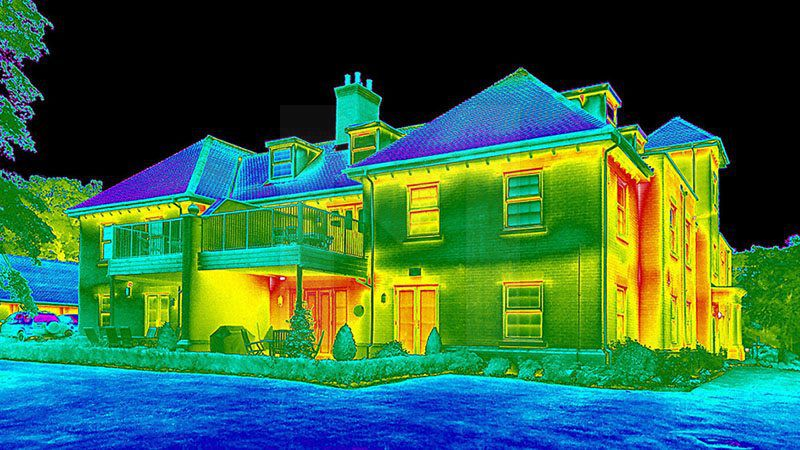
#> input picture MiKMOI/lab1/3_task.jpg, 800 x 450 px
$ python task3.py
#> lines starting #> are read from the running program, lines starting #| are printed output that depends on the picture
import cv2
import matplotlib.pyplot as plt
import numpy as np

# 1. Загрузка исходного изображения
image_path = '3_task.jpg'
img = cv2.imread(image_path, cv2.IMREAD_GRAYSCALE)
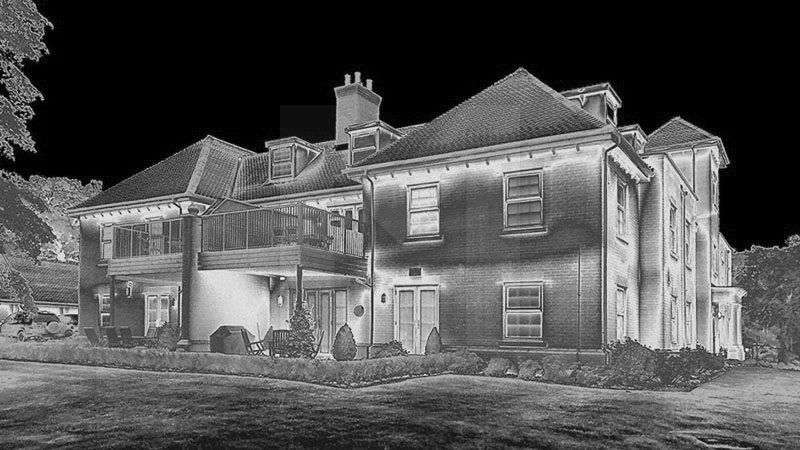
#> img: shape (450, 800); min 0, max 253, mean 83.2

if img is None:
  raise FileNotFoundError(
      f"Ошибка: не удалось загрузить изображение."
  )

# 2. Применение степенного преобразования (Gamma-коррекция) с γ > 1
gamma = 2.5

def power_law_transform(image, gamma_val):
  # Создаем таблицу перекодировки (LUT) для эффективного применения степенной функции
  # Формула: s = c * (r / 255) ^ gamma * 255, где c = 255
#> called with gamma_val = 2.5
  table = np.array(
      [((i / 255.0) ** gamma_val) * 255 for i in np.arange(0, 256)]
  ).astype('uint8')
  return cv2.LUT(image, table)
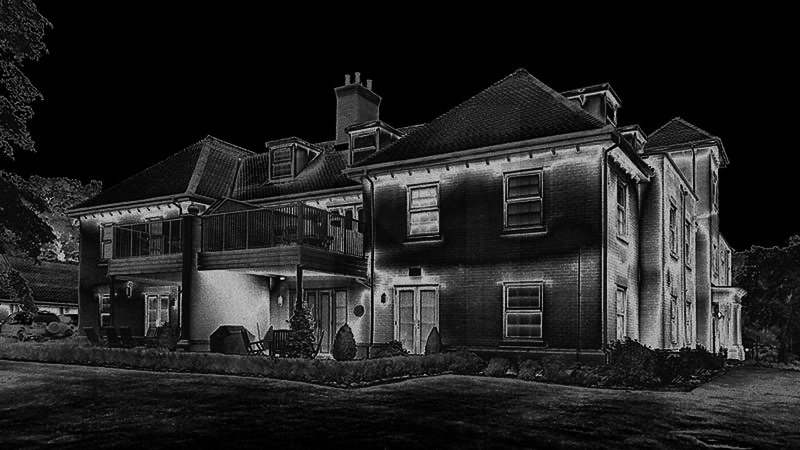
#> returned value: shape (450, 800); min 0, max 250, mean 33.8
img_processed = power_law_transform(img, gamma)

# 3. Визуализация результатов (Изображения и гистограммы)
plt.figure(figsize=(14, 10))

# Исходное изображение
plt.subplot(2, 2, 1)
plt.imshow(img, cmap='gray', vmin=0, vmax=255)
plt.title('1. Исходная термограмма')
plt.axis('off')

# Гистограмма исходного изображения
plt.subplot(2, 2, 2)
plt.hist(
    img.ravel(), bins=256, range=[0, 256], color='dimgray', edgecolor='black'
)
plt.title('Гистограмма исходного изображения')
plt.xlabel('Яркость пикселя')
plt.ylabel('Количество')

# Обработанное изображение
plt.subplot(2, 2, 3)
plt.imshow(img_processed, cmap='gray', vmin=0, vmax=255)
plt.title(f'2. Обработанное изображение (γ = {gamma})')
plt.axis('off')

# Гистограмма обработанного изображения
plt.subplot(2, 2, 4)
plt.hist(
    img_processed.ravel(),
    bins=256,
    range=[0, 256],
    color='dimgray',
    edgecolor='black',
)
plt.title('Гистограмма обработанного изображения')
plt.xlabel('Яркость пикселя')
plt.ylabel('Количество')

plt.tight_layout()
plt.show()
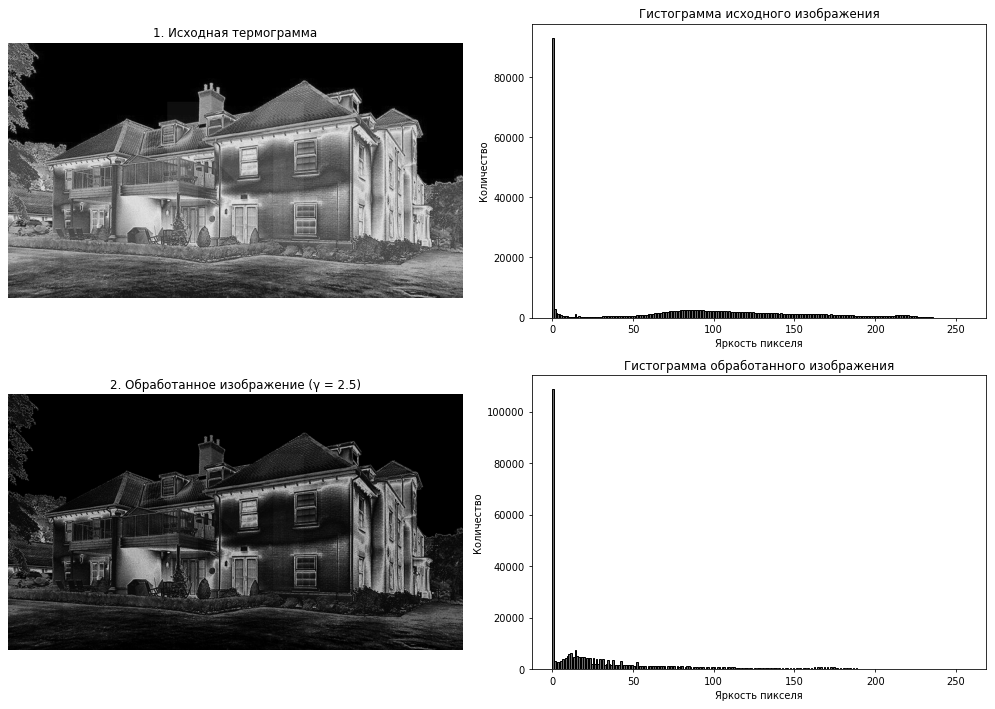
#> figure drawn by matplotlib, 4 panels; panel 2: tallest bar 93203 high, from x = 0 to 1; panel 4: tallest bar 108734 high, from x = 0 to 1

$ run again, with MiKMOI/lab1/2_task.jpg copied over MiKMOI/lab1/3_task.jpg
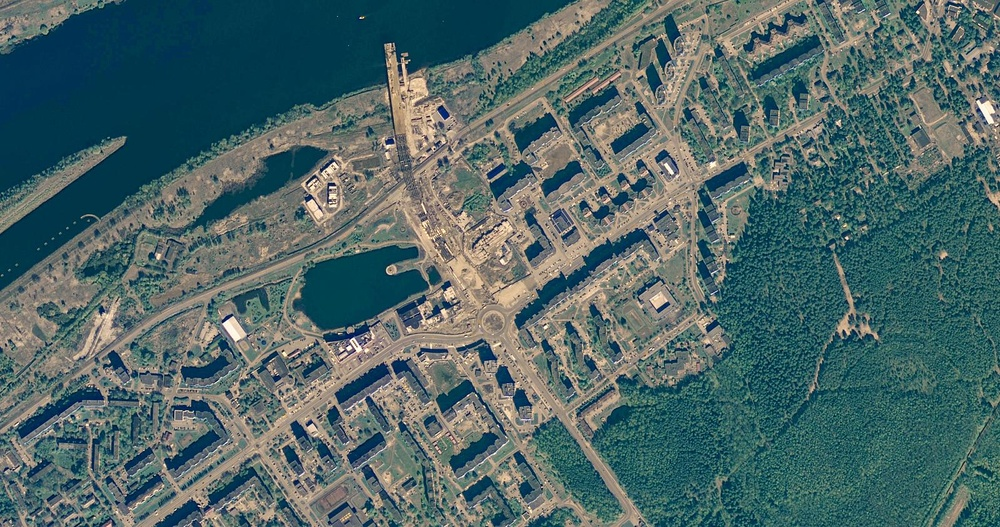
#> input picture MiKMOI/lab1/2_task.jpg, 1000 x 527 px, shrunk from 1600 x 843 before the run
#> in power_law_transform, `return cv2.LUT(image, table)`:
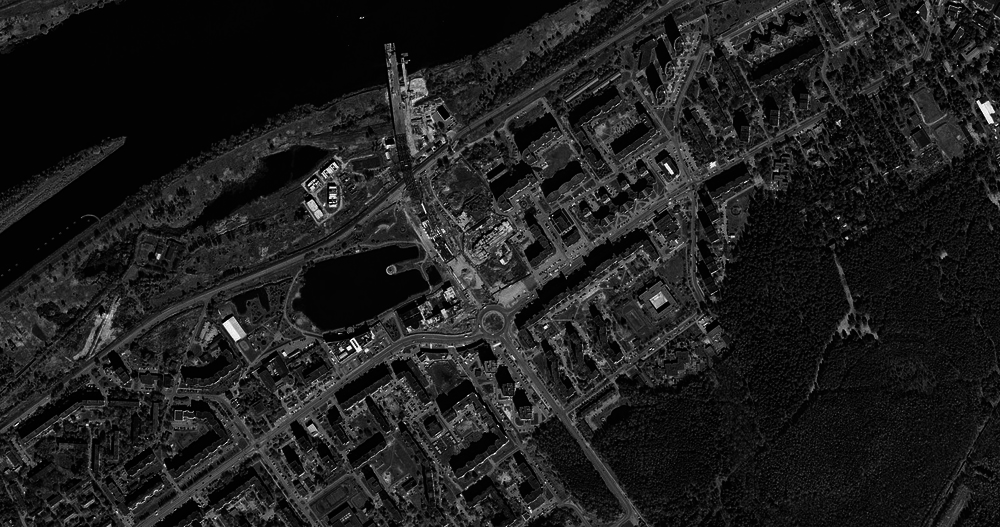
#> returned value: shape (527, 1000); min 0, max 255, mean 30.9
#> `plt.show()`:
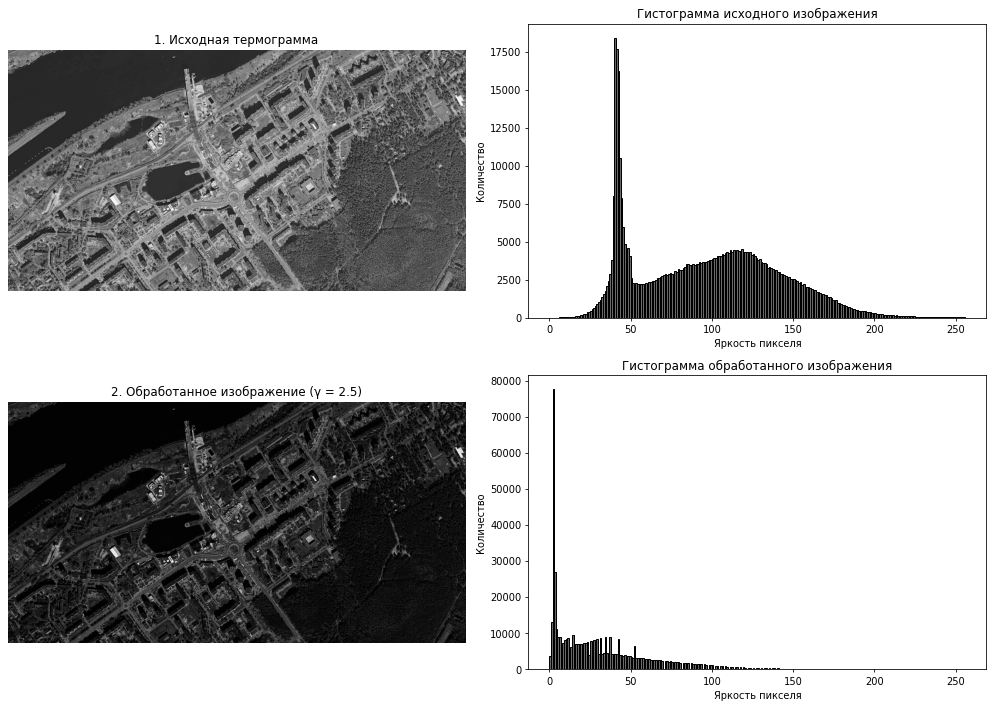
#> figure drawn by matplotlib, 4 panels; panel 2: tallest bar 18457 high, from x = 40 to 41; panel 4: tallest bar 77598 high, from x = 2 to 3
